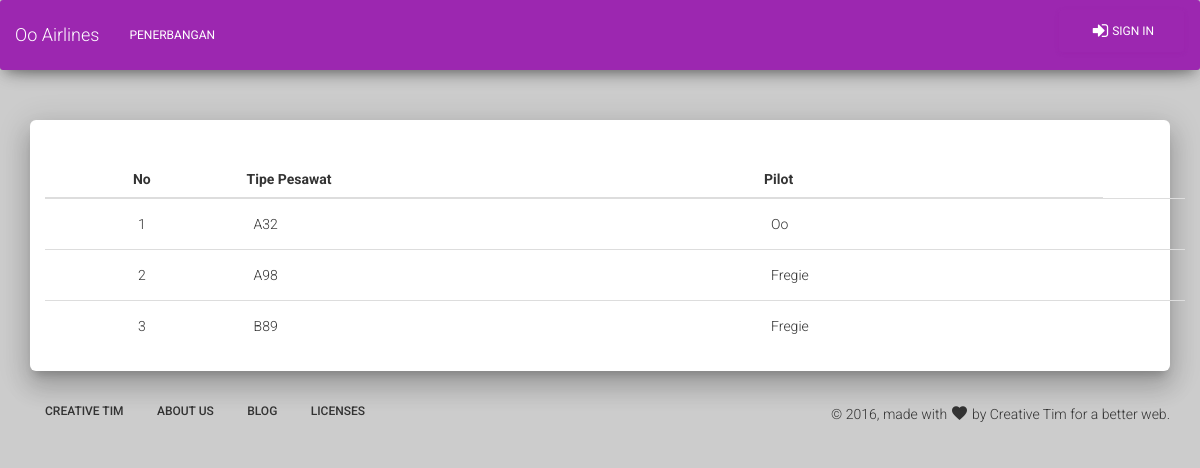
Page /index.php/pesawat on the committed database.
### tables this page shows
CREATE TABLE `pesawat` (
  `id_pesawat` int(11) NOT NULL,
  `tipe_pesawat` varchar(255) NOT NULL,
  `id_pilot` int(11) NOT NULL
);

CREATE TABLE `pilot` (
  `id_pilot` int(11) NOT NULL,
  `nama_pilot` varchar(255) NOT NULL,
  `alamat_pilot` varchar(255) NOT NULL,
  `no_hp_pilot` varchar(255) NOT NULL
);

### application/controllers/Pesawat.php (called while the page is built, shortened)
<?php
class pesawat extends CI_Controller
{
	function __construct()
	{
		$this->load->model('pesawat_model');
		$this->load->model('pilot_model');
	}
	function index()
	{
		$data['pesawat']=$this->pesawat_model->ambil_data_pesawat();
		$this->load->view('pesawat/pesawat_list',$data);
	}
}
?>

### index.php (called while the page is built, shortened)
<?php
require_once BASEPATH.'core/CodeIgniter.php';

### application/models/pesawat_model.php (called while the page is built, shortened)
<?php
class pesawat_model extends CI_model
{
	public $nama_table = "pesawat";
	function ambil_data_pesawat() {
		$this->db->distinct();
 		$this->db->select('ps.id_pesawat, ps.tipe_pesawat tipe_pesawat, pi.nama_pilot nama_pilot');
 		$this->db->from('pesawat ps');
 		$this->db->join('pilot pi', 'ps.id_pilot = pi.id_pilot');
 		return $this->db->get($this->nama_table)->result();
	}
}
?>

### application/views/pesawat/pesawat_list.php (the view, shortened to what this page needs)
<div class="wrapper">
	<div class="main main-raised" style="margin-top: 50px;">
		<div class="container">
			<div class="row">
				<div class="col-md-12 text-right" style="margin-top: 30px; margin-bottom: 10px;">
					</div>
				</div>
				<table class="table" >
					<thead>
						<tr>
							<th class="text-center" >No</th>
							<th>Tipe Pesawat</th>
							<th>Pilot</th>
						</tr>
					</thead>
					<tbody>
						<?php foreach ($pesawat as $key => $value) {?>
						<tr>
							<td class="text-center" style="padding: 15px 15px 15px 15px;"><?php echo $key+1; ?></td>
							<td style="padding: 15px 15px 15px 15px;"><?php echo $value->tipe_pesawat; ?></td>
							<td style="padding: 15px 15px 15px 15px;"><?php echo $value->nama_pilot; ?></td>
							<td class="td-actions text-left">
								</td>
							</tr>
							<?php } ?>
						</tbody>
					</table>
				</div>
			</div>
		</div>

### rows in the picture
pesawat: tipe_pesawat "A32", id_pilot.nama_pilot "Oo"
pesawat: tipe_pesawat "A98", id_pilot.nama_pilot "Fregie"
pesawat: tipe_pesawat "B89", id_pilot.nama_pilot "Fregie"
